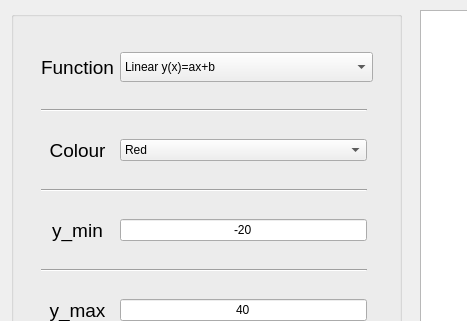
<?xml version="1.0" encoding="UTF-8"?>
<ui version="4.0">
 <class>Widget</class>
 <widget class="QWidget" name="Widget">
  <property name="geometry">
   <rect>
    <x>0</x>
    <y>0</y>
    <width>467</width>
    <height>321</height>
   </rect>
  </property>
  <property name="sizePolicy">
   <sizepolicy hsizetype="Fixed" vsizetype="Fixed">
    <horstretch>0</horstretch>
    <verstretch>0</verstretch>
   </sizepolicy>
  </property>
  <property name="windowTitle">
   <string>Function plotting</string>
  </property>
  <widget class="QGroupBox" name="groupBox">
   <property name="enabled">
    <bool>true</bool>
   </property>
   <property name="geometry">
    <rect>
     <x>11</x>
     <y>11</y>
     <width>391</width>
     <height>931</height>
    </rect>
   </property>
   <property name="title">
    <string notr="true"/>
   </property>
   <property name="alignment">
    <set>Qt::AlignCenter</set>
   </property>
   <property name="flat">
    <bool>false</bool>
   </property>
   <widget class="QWidget" name="gridLayoutWidget">
    <property name="geometry">
     <rect>
      <x>30</x>
      <y>20</y>
      <width>332</width>
      <height>891</height>
     </rect>
    </property>
    <layout class="QGridLayout" name="gridLayout">
     <item row="20" column="1">
      <widget class="QLineEdit" name="lineEdit_17">
       <property name="alignment">
        <set>Qt::AlignCenter</set>
       </property>
      </widget>
     </item>
     <item row="18" column="1">
      <widget class="QLineEdit" name="lineEdit_8">
       <property name="alignment">
        <set>Qt::AlignCenter</set>
       </property>
      </widget>
     </item>
     <item row="7" column="0" colspan="2">
      <widget class="Line" name="line_7">
       <property name="orientation">
        <enum>Qt::Horizontal</enum>
       </property>
      </widget>
     </item>
     <item row="3" column="0" colspan="2">
      <widget class="Line" name="line_8">
       <property name="orientation">
        <enum>Qt::Horizontal</enum>
       </property>
      </widget>
     </item>
     <item row="5" column="0" colspan="2">
      <widget class="Line" name="line_9">
       <property name="orientation">
        <enum>Qt::Horizontal</enum>
       </property>
      </widget>
     </item>
     <item row="20" column="0">
      <widget class="QLabel" name="label_20">
       <property name="font">
        <font>
         <pointsize>14</pointsize>
        </font>
       </property>
       <property name="text">
        <string>r</string>
       </property>
       <property name="alignment">
        <set>Qt::AlignCenter</set>
       </property>
      </widget>
     </item>
     <item row="8" column="1">
      <widget class="QLineEdit" name="lineEdit_3">
       <property name="text">
        <string>40</string>
       </property>
       <property name="alignment">
        <set>Qt::AlignCenter</set>
       </property>
      </widget>
     </item>
     <item row="9" column="0" colspan="2">
      <widget class="Line" name="line_6">
       <property name="orientation">
        <enum>Qt::Horizontal</enum>
       </property>
      </widget>
     </item>
     <item row="10" column="1">
      <widget class="QLineEdit" name="lineEdit_4">
       <property name="text">
        <string>20</string>
       </property>
       <property name="alignment">
        <set>Qt::AlignCenter</set>
       </property>
      </widget>
     </item>
     <item row="2" column="1">
      <widget class="QComboBox" name="comboBox_2">
       <item>
        <property name="text">
         <string>Red</string>
        </property>
       </item>
       <item>
        <property name="text">
         <string>Green</string>
        </property>
       </item>
       <item>
        <property name="text">
         <string>Blue</string>
        </property>
       </item>
       <item>
        <property name="text">
         <string>Cyan</string>
        </property>
       </item>
       <item>
        <property name="text">
         <string>Magenta</string>
        </property>
       </item>
       <item>
        <property name="text">
         <string>Yellow</string>
        </property>
       </item>
      </widget>
     </item>
     <item row="2" column="0">
      <widget class="QLabel" name="label_10">
       <property name="font">
        <font>
         <pointsize>14</pointsize>
        </font>
       </property>
       <property name="text">
        <string>Colour</string>
       </property>
       <property name="alignment">
        <set>Qt::AlignCenter</set>
       </property>
      </widget>
     </item>
     <item row="14" column="1">
      <widget class="QLineEdit" name="lineEdit_6">
       <property name="text">
        <string>0.5</string>
       </property>
       <property name="alignment">
        <set>Qt::AlignCenter</set>
       </property>
      </widget>
     </item>
     <item row="6" column="1">
      <widget class="QLineEdit" name="lineEdit_2">
       <property name="text">
        <string>40</string>
       </property>
       <property name="alignment">
        <set>Qt::AlignCenter</set>
       </property>
      </widget>
     </item>
     <item row="12" column="1">
      <widget class="QLineEdit" name="lineEdit_5">
       <property name="text">
        <string>0.1</string>
       </property>
       <property name="alignment">
        <set>Qt::AlignCenter</set>
       </property>
      </widget>
     </item>
     <item row="19" column="0" colspan="2">
      <widget class="Line" name="line_2">
       <property name="orientation">
        <enum>Qt::Horizontal</enum>
       </property>
      </widget>
     </item>
     <item row="8" column="0">
      <widget class="QLabel" name="label_7">
       <property name="font">
        <font>
         <pointsize>14</pointsize>
        </font>
       </property>
       <property name="text">
        <string>x_max</string>
       </property>
       <property name="alignment">
        <set>Qt::AlignCenter</set>
       </property>
      </widget>
     </item>
     <item row="17" column="0" colspan="2">
      <widget class="Line" name="line">
       <property name="orientation">
        <enum>Qt::Horizontal</enum>
       </property>
      </widget>
     </item>
     <item row="14" column="0">
      <widget class="QLabel" name="label_3">
       <property name="font">
        <font>
         <pointsize>14</pointsize>
        </font>
       </property>
       <property name="text">
        <string>b</string>
       </property>
       <property name="alignment">
        <set>Qt::AlignCenter</set>
       </property>
      </widget>
     </item>
     <item row="18" column="0">
      <widget class="QLabel" name="label_5">
       <property name="font">
        <font>
         <pointsize>14</pointsize>
        </font>
       </property>
       <property name="text">
        <string>d</string>
       </property>
       <property name="alignment">
        <set>Qt::AlignCenter</set>
       </property>
      </widget>
     </item>
     <item row="11" column="0" colspan="2">
      <widget class="Line" name="line_5">
       <property name="orientation">
        <enum>Qt::Horizontal</enum>
       </property>
      </widget>
     </item>
     <item row="12" column="0">
      <widget class="QLabel" name="label">
       <property name="font">
        <font>
         <pointsize>14</pointsize>
        </font>
       </property>
       <property name="text">
        <string>a</string>
       </property>
       <property name="alignment">
        <set>Qt::AlignCenter</set>
       </property>
      </widget>
     </item>
     <item row="4" column="0">
      <widget class="QLabel" name="label_8">
       <property name="font">
        <font>
         <pointsize>14</pointsize>
        </font>
       </property>
       <property name="text">
        <string>y_min</string>
       </property>
       <property name="alignment">
        <set>Qt::AlignCenter</set>
       </property>
      </widget>
     </item>
     <item row="10" column="0">
      <widget class="QLabel" name="label_6">
       <property name="font">
        <font>
         <pointsize>14</pointsize>
        </font>
       </property>
       <property name="text">
        <string>x_min</string>
       </property>
       <property name="alignment">
        <set>Qt::AlignCenter</set>
       </property>
      </widget>
     </item>
     <item row="6" column="0">
      <widget class="QLabel" name="label_9">
       <property name="font">
        <font>
         <pointsize>14</pointsize>
        </font>
       </property>
       <property name="text">
        <string>y_max</string>
       </property>
       <property name="alignment">
        <set>Qt::AlignCenter</set>
       </property>
      </widget>
     </item>
     <item row="13" column="0" colspan="2">
      <widget class="Line" name="line_4">
       <property name="orientation">
        <enum>Qt::Horizontal</enum>
       </property>
      </widget>
     </item>
     <item row="0" column="0">
      <widget class="QLabel" name="label_2">
       <property name="font">
        <font>
         <pointsize>14</pointsize>
        </font>
       </property>
       <property name="text">
        <string>Function</string>
       </property>
       <property name="alignment">
        <set>Qt::AlignCenter</set>
       </property>
      </widget>
     </item>
     <item row="16" column="1">
      <widget class="QLineEdit" name="lineEdit_7">
       <property name="alignment">
        <set>Qt::AlignCenter</set>
       </property>
      </widget>
     </item>
     <item row="0" column="1" colspan="2">
      <widget class="QComboBox" name="comboBox">
       <property name="sizePolicy">
        <sizepolicy hsizetype="Maximum" vsizetype="Maximum">
         <horstretch>0</horstretch>
         <verstretch>0</verstretch>
        </sizepolicy>
       </property>
       <property name="maximumSize">
        <size>
         <width>300</width>
         <height>30</height>
        </size>
       </property>
       <property name="font">
        <font>
         <pointsize>9</pointsize>
        </font>
       </property>
       <item>
        <property name="text">
         <string>Linear y(x)=ax+b</string>
        </property>
       </item>
       <item>
        <property name="text">
         <string>Quadratic y(x)=ax^2+bx+c</string>
        </property>
       </item>
       <item>
        <property name="text">
         <string>Cubic y(x)=ax^3+bx^2+cx+d</string>
        </property>
       </item>
       <item>
        <property name="text">
         <string>Circle x^2 + y^2 = r^2</string>
        </property>
       </item>
       <item>
        <property name="text">
         <string>Ellipse x^2/a^2 + y^2/b^2 = 1</string>
        </property>
       </item>
       <item>
        <property name="text">
         <string>Exponential e^x</string>
        </property>
       </item>
       <item>
        <property name="text">
         <string>у(x)= ax^b+sin(cx)</string>
        </property>
       </item>
      </widget>
     </item>
     <item row="15" column="0" colspan="2">
      <widget class="Line" name="line_3">
       <property name="orientation">
        <enum>Qt::Horizontal</enum>
       </property>
      </widget>
     </item>
     <item row="4" column="1">
      <widget class="QLineEdit" name="lineEdit">
       <property name="text">
        <string>-20</string>
       </property>
       <property name="frame">
        <bool>true</bool>
       </property>
       <property name="alignment">
        <set>Qt::AlignCenter</set>
       </property>
      </widget>
     </item>
     <item row="16" column="0">
      <widget class="QLabel" name="label_4">
       <property name="font">
        <font>
         <pointsize>14</pointsize>
        </font>
       </property>
       <property name="text">
        <string>c</string>
       </property>
       <property name="alignment">
        <set>Qt::AlignCenter</set>
       </property>
      </widget>
     </item>
     <item row="1" column="0" colspan="2">
      <widget class="Line" name="line_10">
       <property name="orientation">
        <enum>Qt::Horizontal</enum>
       </property>
      </widget>
     </item>
    </layout>
   </widget>
  </widget>
  <widget class="QGraphicsView" name="graphicsView">
   <property name="geometry">
    <rect>
     <x>420</x>
     <y>10</y>
     <width>1271</width>
     <height>931</height>
    </rect>
   </property>
  </widget>
 </widget>
 <resources/>
 <connections/>
</ui>
